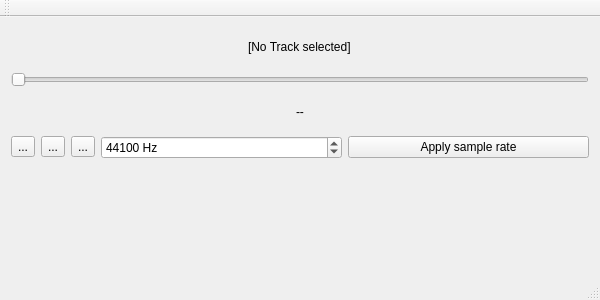
<?xml version="1.0" encoding="UTF-8"?>
<ui version="4.0">
 <class>MainWindow</class>
 <widget class="QMainWindow" name="MainWindow">
  <property name="geometry">
   <rect>
    <x>0</x>
    <y>0</y>
    <width>600</width>
    <height>300</height>
   </rect>
  </property>
  <property name="windowTitle">
   <string>MainWindow</string>
  </property>
  <widget class="QWidget" name="centralWidget">
   <layout class="QVBoxLayout" name="verticalLayout">
    <item>
     <layout class="QVBoxLayout" name="verticalLayout_2">
      <item alignment="Qt::AlignHCenter">
       <widget class="QLabel" name="labelInfo">
        <property name="text">
         <string>[No Track selected]</string>
        </property>
       </widget>
      </item>
      <item>
       <widget class="QSlider" name="sliderTrackPos">
        <property name="maximum">
         <number>999</number>
        </property>
        <property name="orientation">
         <enum>Qt::Horizontal</enum>
        </property>
       </widget>
      </item>
      <item alignment="Qt::AlignHCenter">
       <widget class="QLabel" name="labelTrackTime">
        <property name="text">
         <string>--</string>
        </property>
       </widget>
      </item>
     </layout>
    </item>
    <item>
     <layout class="QHBoxLayout" name="horizontalLayout_2">
      <item>
       <layout class="QHBoxLayout" name="horizontalLayout_4">
        <item alignment="Qt::AlignTop">
         <widget class="QToolButton" name="buttonPlay">
          <property name="text">
           <string>...</string>
          </property>
          <property name="icon">
           <iconset resource="res/res.qrc">
            <normaloff>:/ic_play_arrow_black_48dp.png</normaloff>:/ic_play_arrow_black_48dp.png</iconset>
          </property>
          <property name="checkable">
           <bool>false</bool>
          </property>
         </widget>
        </item>
        <item alignment="Qt::AlignTop">
         <widget class="QToolButton" name="buttonOpenFile">
          <property name="text">
           <string>...</string>
          </property>
          <property name="icon">
           <iconset resource="res/res.qrc">
            <normaloff>:/ic_folder_black_48dp.png</normaloff>:/ic_folder_black_48dp.png</iconset>
          </property>
         </widget>
        </item>
        <item alignment="Qt::AlignTop">
         <widget class="QToolButton" name="buttonRecord">
          <property name="text">
           <string>...</string>
          </property>
          <property name="icon">
           <iconset resource="res/res.qrc">
            <normaloff>:/ic_fiber_manual_record_black_48dp.png</normaloff>:/ic_fiber_manual_record_black_48dp.png</iconset>
          </property>
         </widget>
        </item>
        <item>
         <layout class="QHBoxLayout" name="horizontalLayout"/>
        </item>
        <item>
         <widget class="QSpinBox" name="spinBoxSampleRate">
          <property name="enabled">
           <bool>true</bool>
          </property>
          <property name="suffix">
           <string> Hz</string>
          </property>
          <property name="maximum">
           <number>50000</number>
          </property>
          <property name="value">
           <number>44100</number>
          </property>
         </widget>
        </item>
        <item>
         <widget class="QPushButton" name="applySampleRate">
          <property name="text">
           <string>Apply sample rate</string>
          </property>
         </widget>
        </item>
       </layout>
      </item>
     </layout>
    </item>
    <item>
     <layout class="QHBoxLayout" name="horizontalLayout_3">
      <item>
       <widget class="LevelMeter" name="volmeter2" native="true"/>
      </item>
      <item>
       <widget class="LevelMeter" name="volmeter1" native="true"/>
      </item>
     </layout>
    </item>
   </layout>
  </widget>
  <widget class="QToolBar" name="mainToolBar">
   <attribute name="toolBarArea">
    <enum>TopToolBarArea</enum>
   </attribute>
   <attribute name="toolBarBreak">
    <bool>false</bool>
   </attribute>
  </widget>
  <widget class="QStatusBar" name="statusBar"/>
 </widget>
 <layoutdefault spacing="6" margin="11"/>
 <customwidgets>
  <customwidget>
   <class>LevelMeter</class>
   <extends>QWidget</extends>
   <header>levelmeter.h</header>
  </customwidget>
 </customwidgets>
 <resources>
  <include location="res/res.qrc"/>
 </resources>
 <connections/>
</ui>
